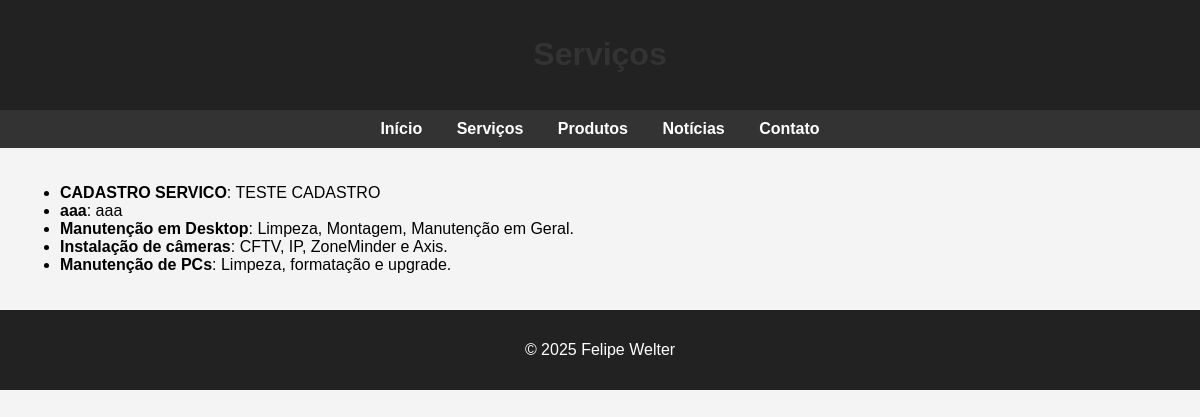
/services, run on the app's committed database.
### app/models.py (models this page shows)
class Servico(db.Model):
    id = db.Column(db.Integer, primary_key=True)
    titulo = db.Column(db.String(100), nullable=False)
    descricao = db.Column(db.Text, nullable=False)
    data_criacao = db.Column(db.DateTime, default=datetime.utcnow)

### app/routes.py (the view)
@main.route('/services')
def services():
    servicos = Servico.query.order_by(Servico.data_criacao.desc()).all()
    return render_template('services.html', servicos=servicos)

### app/templates/services.html (shortened to what this page needs)
<!DOCTYPE html>
<html lang="pt-br">
<head>
</head>
<body>
  <header>
    <h1>Serviços</h1>
  </header>
  <nav>
    <a href="{{ url_for('main.home') }}">Início</a>
    <a href="{{ url_for('main.services') }}">Serviços</a>
    <a href="{{ url_for('main.products') }}">Produtos</a>
    <a href="{{ url_for('main.news') }}">Notícias</a>
    <a href="{{ url_for('main.contact') }}">Contato</a>
  </nav>
  <div class="container">
    <ul>
      {% for servico in servicos %}
      <li><strong>{{ servico.titulo }}</strong>: {{ servico.descricao }}</li>
      {% endfor %}
    </ul>
  </div>
  <footer>
    <p>&copy; 2025 Felipe Welter</p>
  </footer>
</body>
</html>

### app/templates/style.html (style rules this page uses)
body { background-color: #f4f4f4; font-family: Arial, sans-serif; margin: 0; padding: 0; }
header, footer { background-color: #222; color: #fff; text-align: center; padding: 15px; }
nav { background-color: #333; padding: 10px; text-align: center; }
nav a { color: #fff; margin: 0 15px; text-decoration: none; font-weight: bold; }
.container { padding: 20px; }
h1, h2 { color: #333; }

### data on the page
Servico: titulo "CADASTRO SERVICO", descricao "TESTE CADASTRO"
Servico: titulo "aaa", descricao "aaa"
Servico: titulo "Manutenção em Desktop", descricao "Limpeza, Montagem, Manutenção em Geral."
Servico: titulo "Instalação de câmeras", descricao "CFTV, IP, ZoneMinder e Axis."
Servico: titulo "Manutenção de PCs", descricao "Limpeza, formatação e upgrade."
